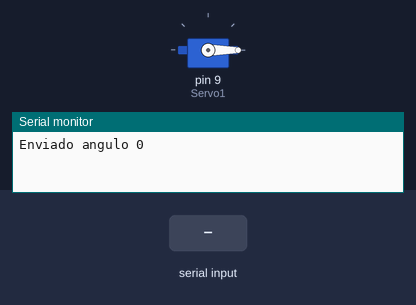
Bench run of a sketch on a simulated Arduino Uno, built with avr-gcc and run on an emulated ATmega328P. On the bench: servo, the last lines printed to the serial monitor. Inputs (shaded band) come from the test bench.

Above: at 2.0 s.
2.1 s: "90,45\n" received over Serial
At 3.2 s:
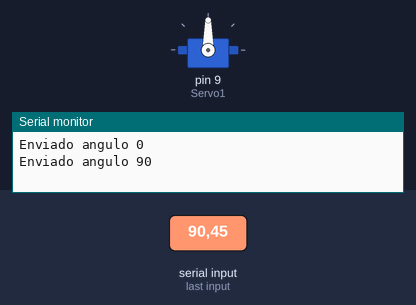
3.6 s: "30,150\n" received over Serial
At 4.5 s:
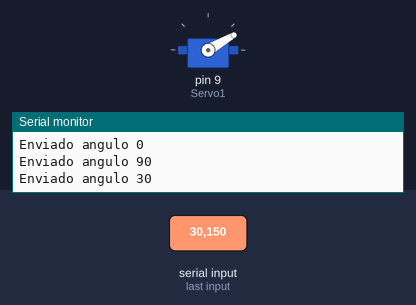
5.1 s: "90\n" received over Serial
At 6.1 s:
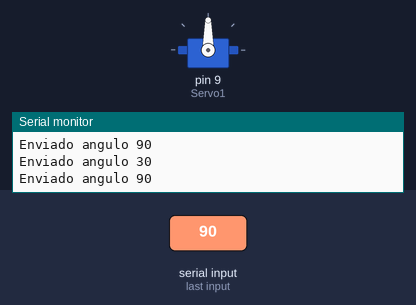
Timing chart, 0 to 8.1 s (numbered marks = the images above; inputs shaded):
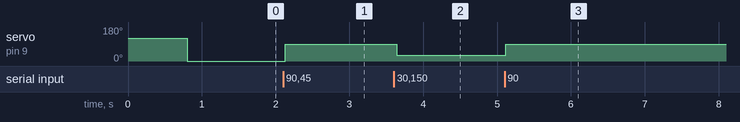

Measured:
- after the input at 2.1 s, servo on pin 9 (Servo1): 0° → 90° at once
- after the input at 3.6 s, servo on pin 9 (Servo1): 90° → 30° at once
- after the input at 5.1 s, servo on pin 9 (Servo1): 30° → 90° at once

The sketch:

sketch_feb19a.ino
```cpp
#include <Servo.h>
Servo Servo1;
int pinservo=9;
String ang="";
int angul;
void setup()
{
  Serial.begin(9600);
  Servo1.attach(9);
  Servo1.write(120);
  delay(800);
  Servo1.write(30);
}

void loop()
{

   while (Serial.available())
  {
    delay(5);
    if (Serial.available()>0){
    char c = Serial.read();
    ang=ang+c;
    angul=ang.toInt();
       }  }
    //Serial.println(ang);

    //Serial.println(angul);
    if (angul >= 0 && angul <= 180)
    {
      Serial.print("Enviado angulo ");
      Serial.println(angul);
      Servo1.write(angul);
    }
    angul=-5;
    ang="";

}
```
